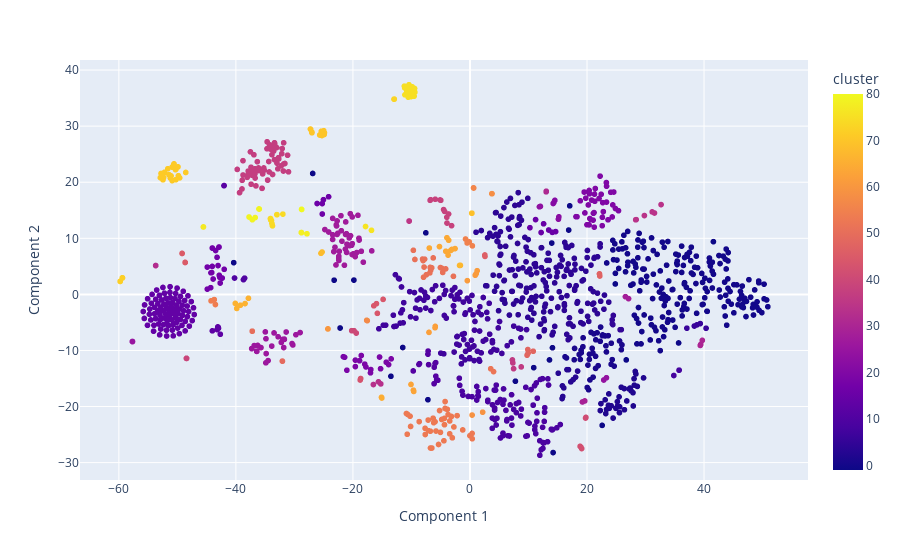

Notebook cell for this chart:
### Code cell
tsne_df = pd.DataFrame(reduced_embeddings, columns=['Component 1', 'Component 2'])
tsne_df['text'] = clustered_dataset['Chunks']
tsne_df['cluster'] = clustered_dataset['cluster']


fig = px.scatter(
    tsne_df,
    x='Component 1',
    y='Component 2',
    color='cluster',
    hover_data=['text'],
    #color_continuous_scale=px.colors.diverging.BrBG
)

fig.show()

### Figure 1 — Plotly figure (JSON) as saved in the notebook; plotly's stock layout.template omitted (floating-point values rounded to 4 significant figures; data arrays with more than 128 entries replaced by an {"elided": "..."} marker saying what was removed)
{"data": [{"customdata": {"elided": "1317x1 str values"}, "hovertemplate": "Component 1=%{x}<br>Component 2=%{y}<br>text=%{customdata[0]}<br>cluster=%{marker.color}<extra></extra>", "legendgroup": "", "marker": {"color": {"elided": "1317 int values"}, "coloraxis": "coloraxis", "symbol": "circle"}, "mode": "markers", "name": "", "showlegend": false, "type": "scattergl", "x": {"elided": "1317 float values"}, "xaxis": "x", "y": {"elided": "1317 float values"}, "yaxis": "y"}], "layout": {"coloraxis": {"colorbar": {"title": {"text": "cluster"}}, "colorscale": [[0, "#0d0887"], [0.1111, "#46039f"], [0.2222, "#7201a8"], [0.3333, "#9c179e"], [0.4444, "#bd3786"], [0.5556, "#d8576b"], [0.6667, "#ed7953"], [0.7778, "#fb9f3a"], [0.8889, "#fdca26"], [1, "#f0f921"]]}, "legend": {"tracegroupgap": 0}, "margin": {"t": 60}, "xaxis": {"anchor": "y", "domain": [0, 1], "title": {"text": "Component 1"}}, "yaxis": {"anchor": "x", "domain": [0, 1], "title": {"text": "Component 2"}}}}
